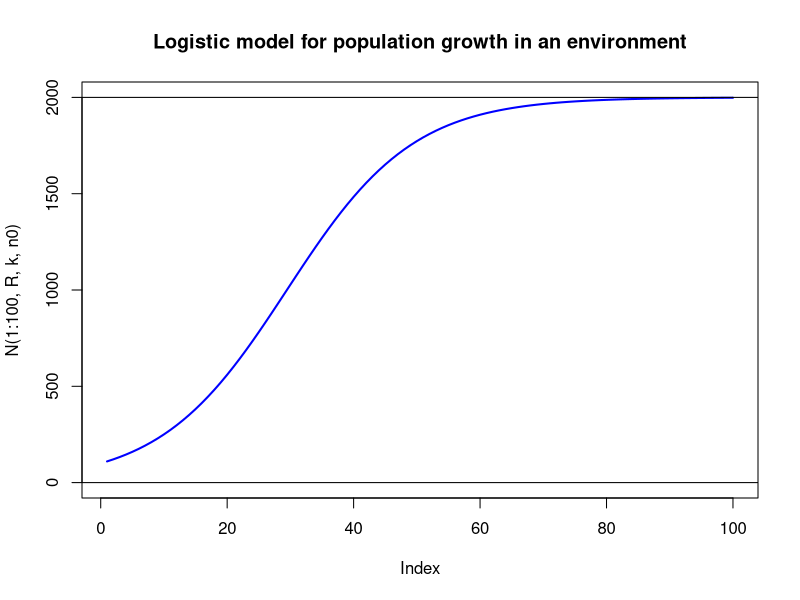

Generate this figure with R:
# Logistic model.
N <- function(t, r, K, N0) { K / (1 + ((K-N0)/N0)*exp(-r*t)) }

# Params.
k = 2000       # carrying capacity
n0 = 100       # initial population
R = 0.1        # rate of increase

plot(N(1:100, R, k, n0), t='l', lwd=2, col='blue', ylim=c(0, k),
     main='Logistic model for population growth in an environment')
abline(h=k)
abline(h=0)